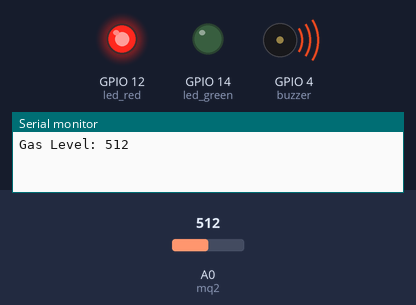
A sketch run on a simulated ESP8266 (NodeMCU). Shown: output pins drawn as LEDs (lit = HIGH), buzzer (waves = sounding, pin HIGH), the last lines printed to the serial monitor. Inputs (shaded band) come from the test bench; at power-on: A0 (mq2) = 512. WiFi joins after 1.5 s; servers stay silent unless stated.

Above: at 3.0 s.
3.1 s: A0 (mq2) set to 358
6.2 s: A0 (mq2) set to 332
At 7.9 s:
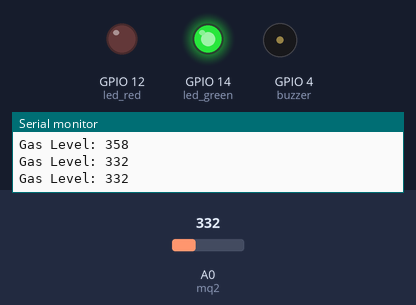
8.3 s: A0 (mq2) set to 360
At 9.7 s:
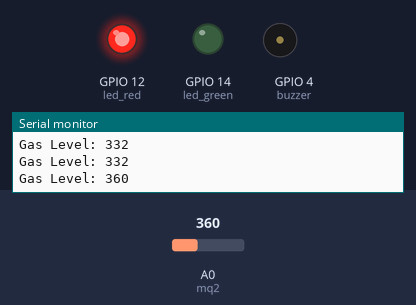
11.4 s: A0 (mq2) set to 340
At 12.9 s:
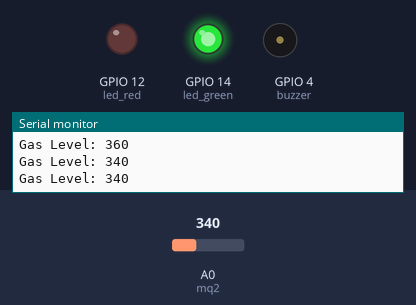
Timing chart, 0 to 14.3 s (numbered marks = the images above; inputs shaded):
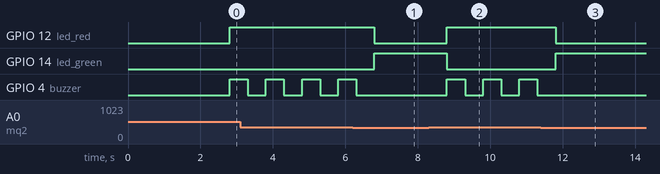

Measured:
- the behaviour switches between 351 and 350 on A0 (mq2) (found by bisection; images 0 and 1)
- after the input at 6.2 s, GPIO 12 (led_red): HIGH → LOW after 0.60 s; GPIO 14 (led_green): LOW → HIGH after 0.60 s; GPIO 4 (buzzer): goes on until 6.3 s, then stays LOW
- after the input at 8.3 s, GPIO 12 (led_red): LOW → HIGH after 0.50 s; GPIO 14 (led_green): HIGH → LOW after 0.50 s; GPIO 4 (buzzer): alternates HIGH for 0.50 s and LOW for 0.50 s, starting after 0.50 s
- after the input at 11.4 s, GPIO 12 (led_red): HIGH → LOW after 0.40 s; GPIO 14 (led_green): LOW → HIGH after 0.40 s; GPIO 4 (buzzer): stops changing and stays LOW
- by itself, GPIO 4 (buzzer): alternates HIGH for 0.50 s and LOW for 0.50 s

The sketch:

pre_fire_safety.ino
```cpp
// (licence header left out)
/* Comment this out to disable prints and save space */
#define BLYNK_PRINT Serial


#include <ESP8266WiFi.h>
#include <BlynkSimpleEsp8266.h>

// You should get Auth Token in the Blynk App.
// Go to the Project Settings (nut icon).
char auth[] = "Ieq2eYNfPS1W0eSIuoCYpf8Xs36iaps2";

// Your WiFi credentials.
// Set password to "" for open networks.
char ssid[] = "Redmif";
char pass[] = "123456789";

SimpleTimer timer;

int temp,mq2 = A0;
int data = 0;
int buzzer = 4;
int led_green = 14;
int led_red = 12;
int dataadc;
float cr;

void setup()
{
pinMode(buzzer, OUTPUT);
pinMode(mq2, INPUT);
pinMode(led_green, OUTPUT);
pinMode(led_red, OUTPUT);
digitalWrite(led_green, LOW);
digitalWrite(led_red, LOW);

  Serial.begin(9600);
  Blynk.begin(auth, ssid, pass);
  timer.setInterval(1000L, getSendData);
  timer.setInterval(1000L, sendUptime);
}

void loop()
{
  timer.run();
  Blynk.run();
}

void sendUptime(){
  Blynk.virtualWrite(V3, cr);
  }

void getSendData()
{
data = analogRead(mq2);
Serial.print("Gas Level: ");
Serial.println(data);
Blynk.virtualWrite(V2, data);

  if (data > 350 )
  {
    digitalWrite(led_green, LOW);
digitalWrite(led_red, HIGH);
digitalWrite(buzzer, HIGH);
Blynk.notify("Alert: Smoke Detected");
Blynk.email("Alert!!!" , " Smoke Detected, The Fire Alert Has Been Activated In The Canteen. Please Leave The Building By The Nearest Exit.");
delay(500);
digitalWrite(buzzer, LOW);
  }else
{
digitalWrite(buzzer, LOW);
digitalWrite(led_green, HIGH);
digitalWrite(led_red, LOW);
}
 dataadc = analogRead(temp);
cr = dataadc*(3.2/1023.0)*100.0;

}
```
